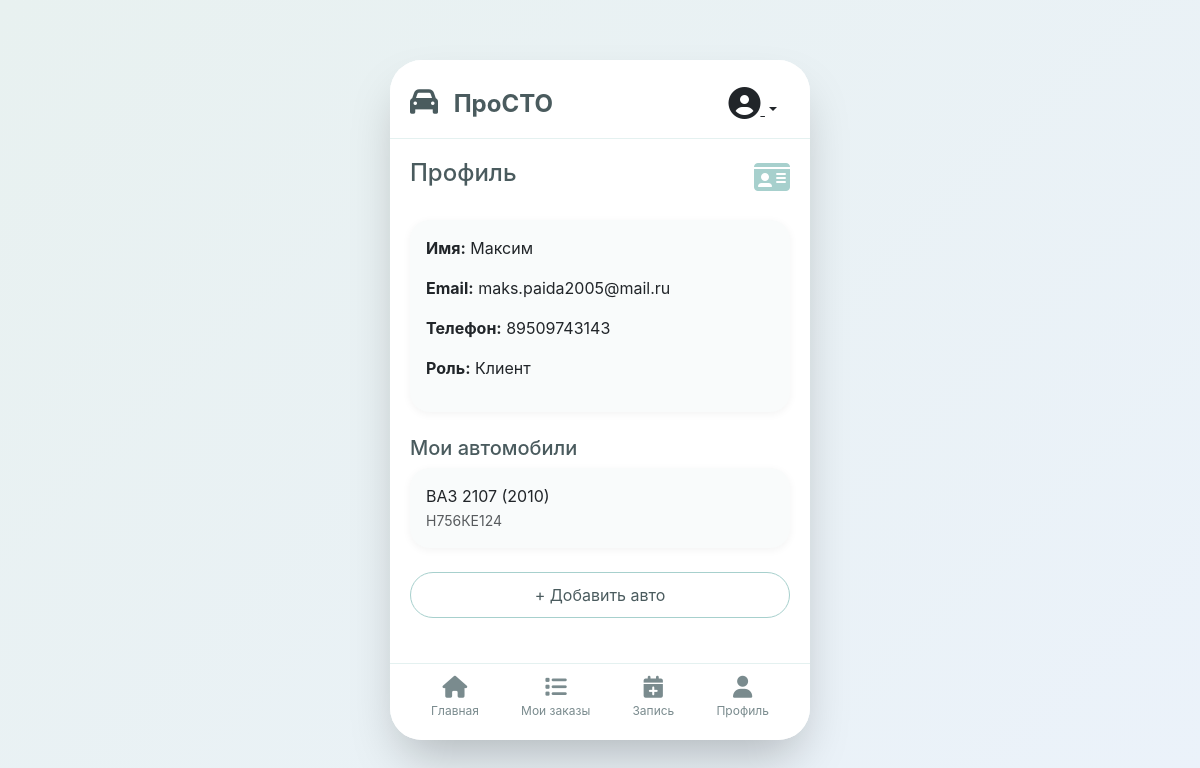
The app's page /profile/ (signed in) with its own data.
### accounts/models.py (models this page shows, shortened)
class User(AbstractUser):
    ROLE_CHOICES = (
        ('client', 'Клиент'),
        ('mechanic', 'Механик'),
        ('owner', 'Владелец'),
        ('admin', 'Администратор'),
    )
    role = models.CharField(max_length=20, choices=ROLE_CHOICES, default='client')
    phone = models.CharField(max_length=20, blank=True, verbose_name='Телефон')
    push_token = models.CharField(max_length=255, blank=True, verbose_name='Push-токен')

### vehicles/models.py (models this page shows, shortened)
class Vehicle(models.Model):
    owner = models.ForeignKey(settings.AUTH_USER_MODEL, on_delete=models.CASCADE, related_name='vehicles')
    brand = models.CharField(max_length=50, verbose_name='Марка')
    model = models.CharField(max_length=50, verbose_name='Модель')
    year = models.IntegerField(verbose_name='Год выпуска')
    license_plate = models.CharField(max_length=20, verbose_name='Госномер')
    vin = models.CharField(max_length=17, blank=True, verbose_name='VIN')
    mileage = models.IntegerField(default=0, verbose_name='Пробег')

### core/views.py (the view)
# urls.py: path('profile/', views.profile, name='profile'),
@login_required
def profile(request):
    return render(request, 'core/profile.html')

### templates/core/profile.html (shortened to what this page needs)
{% extends 'core/base.html' %}
{% block content %}
<div class="d-flex justify-content-between align-items-center mb-4">
    <h4>Профиль</h4>
    <i class="fas fa-id-card fa-2x" style="color: #A7D0CD;"></i>
</div>
<div class="card">
    <div class="card-body">
        <p><strong>Имя:</strong> {{ user.username }}</p>
        <p><strong>Email:</strong> {{ user.email|default:"—" }}</p>
        <p><strong>Телефон:</strong> {{ user.phone|default:"—" }}</p>
        <p><strong>Роль:</strong> {{ user.get_role_display }}</p>
    </div>
</div>
{% if user.role == 'client' %}
<div class="mt-4">
    <h5>Мои автомобили</h5>
    {% for vehicle in user.vehicles.all %}
        <div class="card mt-2">
            <div class="card-body">
                {{ vehicle.brand }} {{ vehicle.model }} ({{ vehicle.year }})<br>
                <small class="text-muted">{{ vehicle.license_plate }}</small>
            </div>
        </div>
    {% empty %}
        <p class="text-muted">Нет добавленных автомобилей</p>
    {% endfor %}
    <button class="btn btn-outline w-100 mt-2" data-bs-toggle="modal" data-bs-target="#addVehicleModal">+ Добавить авто</button>
</div>
{% endif %}
{% endblock %}

### static/css/main.css (style rules this page uses)
:root { --bg-pastel-green: #E8F1F0; --bg-pastel-blue: #EBF2FA; --primary-pastel: #A7D0CD; --secondary-pastel: #D4E2D4; --accent-pastel: #F4E3D7; --text-dark: #4A5B5E; --text-light: #7A8B8E; --card-bg: #FFFFFF; --shadow: rgba(0, 0, 0, 0.05); }
* { margin: 0; padding: 0; box-sizing: border-box; }
body { background: linear-gradient(135deg, var(--bg-pastel-green) 0%, var(--bg-pastel-blue) 100%); font-family: 'Inter', -apple-system, BlinkMacSystemFont, 'Segoe UI', Roboto, Helvetica, Arial, sans-serif; color: var(--text-dark); min-height: 100vh; }
.card { border: none; border-radius: 20px; background: #F9FBFB; margin-bottom: 16px; transition: transform 0.1s ease; box-shadow: 0 2px 8px var(--shadow); }
.card-body { padding: 16px; }
.btn-outline { background: transparent; border: 1px solid var(--primary-pastel); padding: 10px; border-radius: 30px; color: var(--text-dark); }

### records on screen
User: username "Максим", email "maks.paida2005@mail.ru", phone "89509743143", role "Клиент"
Vehicle: brand "ВАЗ", model "2107", year "2010", license_plate "Н756КЕ124"
